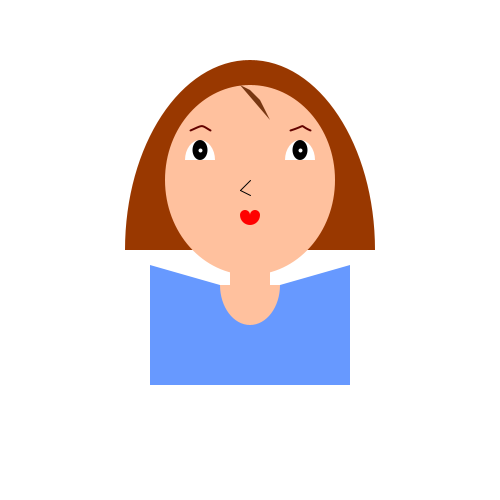
Frame 1 (no input)
Frame 60 (the mouse pressed at the canvas centre just before this capture): identical to frame 1, image omitted
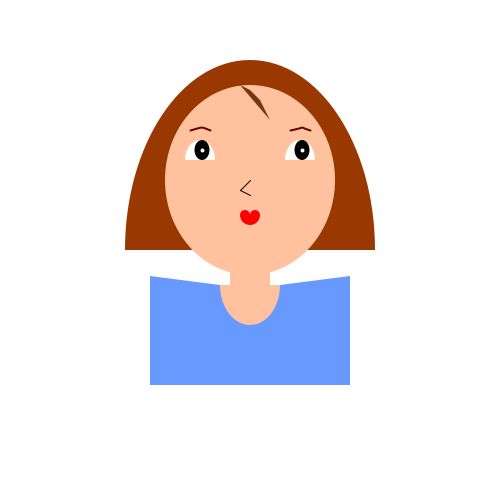
Frame 120 (the mouse held since frame 60 and released just before this capture)

The Processing sketch that drew these frames (run headless with seeded random() and noise(); from frame 60 on, the mouse is pressed at the canvas centre):

// Processing sketch: processing_92811
// ── processing_92811.pde




void setup() {
  size(500, 500);
  smooth();
}

int value=0;

void draw(){
background(255);
  noStroke();

  //hair
  
  fill(153,56,0);
  arc(250, 250, 250, 380, PI, PI+PI);

  //neck
  fill(255, 193, 158);
  rectMode(CENTER);
  rect(250, 270, 40, 50);


  //face
  ellipse(250, 180, 170, 190);


  //front hair
  fill(120, 55, 18);
  quad(240, 85, 270, 120, 260, 100, 250, 90);

  //eyes
  fill(255);
  arc(200, 160, 30, 40, PI, PI+PI, CHORD);
  arc(300, 160, 30, 40, PI, PI+PI, CHORD);

  //pupils(move left and right according to mouse movement)
  fill(0);
  ellipse(200+5*mouseX/500, 150, 15, 20);
  ellipse(300+5*mouseX/500, 150, 15, 20);

  //points in pupils
  stroke(255);
  strokeWeight(4);
  fill(255);
  point(300+5*mouseX/500, 150);
  point(200+5*mouseX/500, 150);


  //nose
  stroke(0);
  strokeWeight(1);
  line(250, 180, 240, 190);
  line(240, 190, 250, 195);

  //eyebrows move up and down according to the mouse movement
  noFill();
  stroke(99,2,0);
  strokeWeight(2);
  curve(130, 165-mouseY/20, 190, 130, 210, 130, 250, 165-mouseY/20);
  curve(200,165-mouseY/20,290,130,310,130,370,165-mouseY/20);


  noStroke();

  //lips
  fill(255, 0, 0);
  arc(245, 215, 10, 10, PI, PI+PI, CHORD);
  arc(255, 215, 10, 10, PI, PI+PI, CHORD);
  arc(250, 215, 20, 20, 0, PI, CHORD);

  //body

  fill(103, 153, 255);
  rectMode(CENTER);
  rect(250, 335, 200, 100);

  //arc neck
  fill(255, 193, 158);
  arc(250, 285, 60, 80, 0, PI);

  //shoulder move up and down according to the mouse movement
  fill(103, 153, 255);
  triangle(150, 285, 220, 285, 150, 265+22*mouseY/500);
  triangle(280, 285, 350, 285, 350, 265+22*mouseY/500);
  
}

  
 
